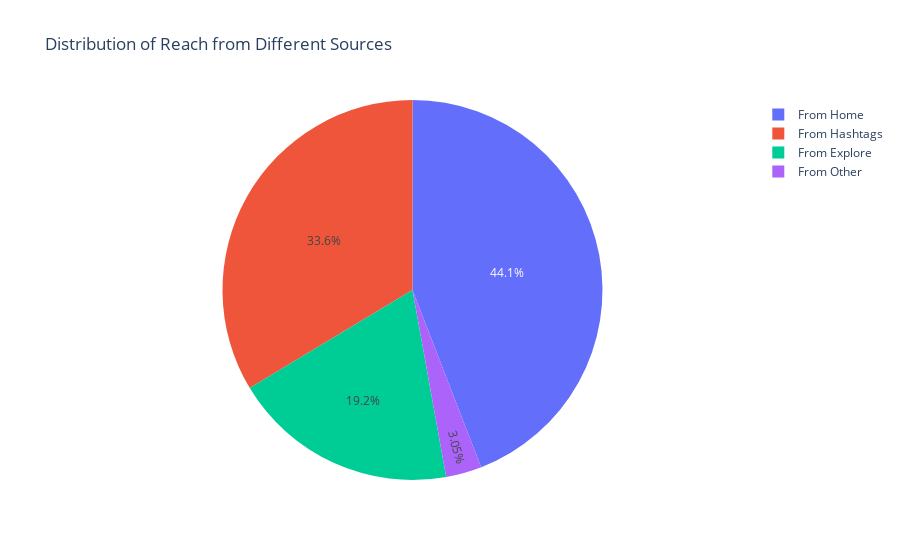

Notebook code for this chart:
### Markdown cell above
### Q7) Have a look at the distribution of reach from different sources as shown below.

### Code cell
reach_sources = df[['From Home', 'From Hashtags', 'From Explore', 'From Other']].sum()

# Create a pie chart
fig = px.pie(values=reach_sources, names=reach_sources.index, title='Distribution of Reach from Different Sources')

# Show plot
fig.show()

### Figure 1 — Plotly figure (JSON) as saved in the notebook; plotly's stock layout.template omitted (floating-point values rounded to 4 significant figures)
{"data": [{"domain": {"x": [0, 1], "y": [0, 1]}, "hovertemplate": "label=%{label}<br>value=%{value}<extra></extra>", "labels": ["From Home", "From Hashtags", "From Explore", "From Other"], "legendgroup": "", "name": "", "showlegend": true, "type": "pie", "values": [294619, 224614, 128294, 20360]}], "layout": {"autosize": true, "legend": {"tracegroupgap": 0}, "title": {"text": "Distribution of Reach from Different Sources"}}}
